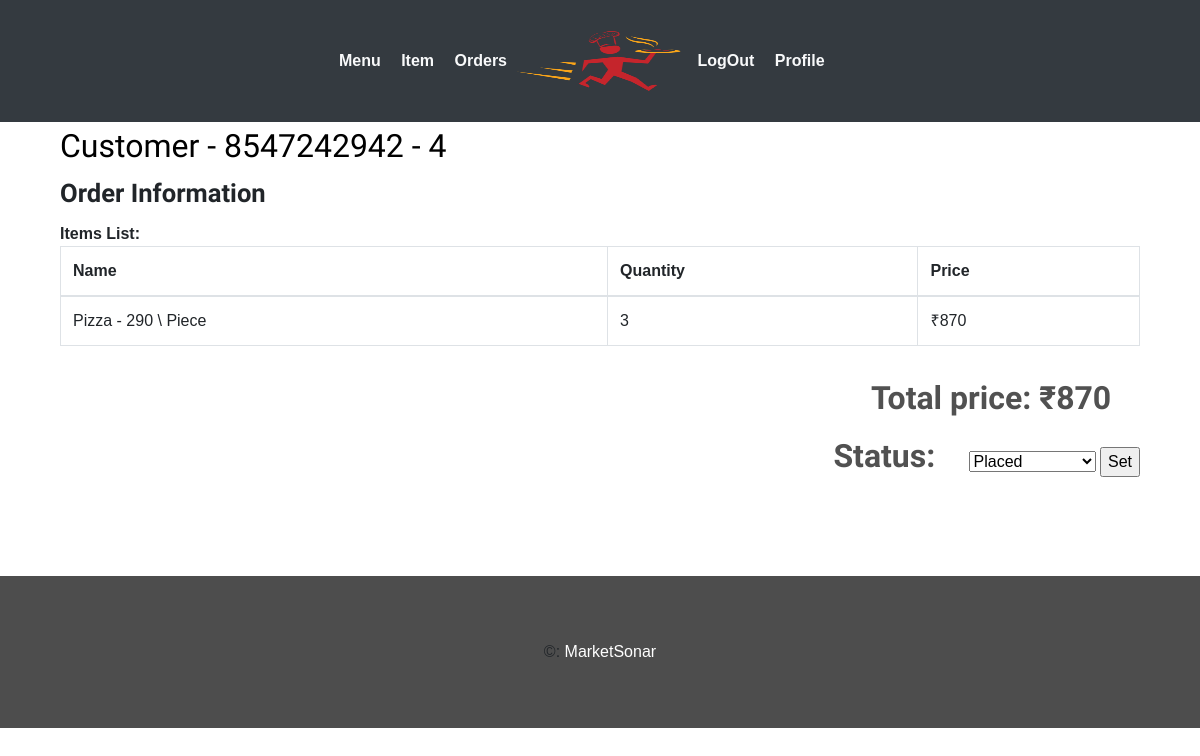
The app's page /food/restaurant/orderlist/ (signed in), older data.
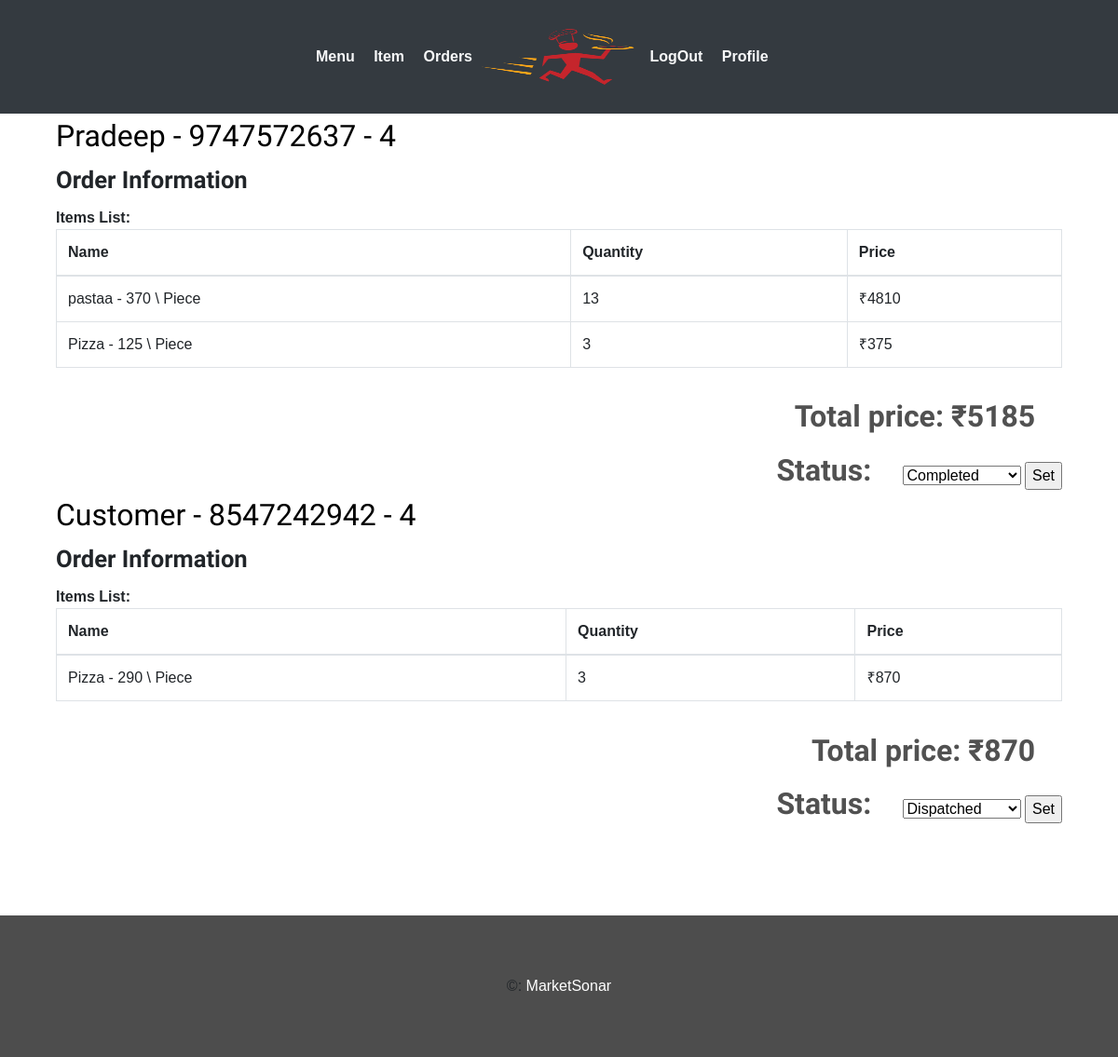
The same page, newer data.
### webapp/models.py (models this page shows, shortened)
class Customer(models.Model):
	user 		= models.OneToOneField(settings.AUTH_USER_MODEL,on_delete=models.CASCADE)
	f_name   	= models.CharField(max_length=20,blank=False,verbose_name='First Name')
	l_name		= models.CharField(max_length=20,blank=False,verbose_name='Last Name')
	phone 		= models.IntegerField(blank=False,unique=True,verbose_name='Mobile')

class Menu(models.Model):
	id 		 = models.AutoField(primary_key=True)
	item_id  = models.ForeignKey(Item,on_delete=models.CASCADE,verbose_name='Item Name')
	r_id     = models.ForeignKey(Restaurant,on_delete=models.CASCADE,verbose_name='Restaurant')
	price    = models.IntegerField(blank=False)
	quantity = models.IntegerField(blank=False,default=0)
	def __str__(self):
		return self.item_id.fname+'   - '+str(self.price)+'\t \ Piece'

class Item(models.Model):
	id 			= models.AutoField(primary_key=True)
	fname 		= models.CharField(max_length=30,blank=False,unique=True,verbose_name='Item')
	category 	= models.CharField(max_length=50,blank=False)
	rid			= models.IntegerField(null=False,default=-1,verbose_name='Restaurant')
	img			=models.ImageField(blank=False)

### webapp/views.py (the view, shortened to what this page needs)
# urls.py: path('restaurant/orderlist/',views.orderlist,name='orderlist'),
@login_required(login_url='/login/restaurant/')
def orderlist(request):
	if request.user.is_restaurant==False:
		return redirect('food:logout')
	orders = Order.objects.filter(r_id=request.user.restaurant.id).order_by('-timestamp')
	corders = []
	for order in orders:
		user = User.objects.filter(id=order.orderedBy.id)
		user = user[0]
		print(user.customer.f_name)
		corder = []
		if user.is_restaurant:
			corder.append(user.restaurant.rname)
			corder.append(user.restaurant.info)
		else:
			corder.append(user.customer.f_name)
			corder.append(user.customer.phone)
		items_list = orderItem.objects.filter(ord_id=order)
		items = []
		for item in items_list:
			citem = []
			citem.append(item.item_id)
			citem.append(item.quantity)
			menu = Menu.objects.filter(id=item.item_id.id)
			citem.append(menu[0].price*item.quantity)
			menu = 0
			items.append(citem)
		corder.append(items)
		corder.append(order.total_amount)
		corder.append(order.id)
		x = order.status
		if x == Order.ORDER_STATE_WAITING:
		    continue
		elif x == Order.ORDER_STATE_PLACED:
		    x = 1
		elif x == Order.ORDER_STATE_ACKNOWLEDGED:
			x = 2
		elif x == Order.ORDER_STATE_COMPLETED:
			x = 3
		elif x == Order.ORDER_STATE_DISPATCHED:
			x = 4
		elif x == Order.ORDER_STATE_CANCELLED:
			x = 5
		else:
			continue
		corder.append(x)
		corder.append(order.delivery_addr)
		corders.append(corder)
	context = {
		"orders" : corders,
	}
	return render(request,"webapp/order-list.html",context)

### webapp/templates/webapp/order-list.html (shortened to what this page needs)
{% extends 'webapp/base2.html' %}
{% block body %}
{% for order in orders %}
            <div class="container">
                    <div class="col-md-12 restaurent-title">
                        <div class="logo-title" style="border: 0;">
                            <h4>{{order.0}} - {{order.1}} - {{order.6}}</h4>
                        </div>
                    </div>
                    <div class="col-md-12 order-form-grid  wow fadeInLeft">
                        <h5>Order Information</h5>
                        <span>Items List:</span>
                        <div>
                            <table class="table table-hover table-bordered">
                                <thead>
                                    <th>
                                        Name
                                    </th>
                                    <th>
                                        Quantity
                                    </th>
                                    <th>
                                        Price
                                    </th>
                                </thead>
                                {% for x in order.2 %}
                                    <tr><td>{{x.0}}</td><td>{{x.1}}</td><td>&#x20b9;{{x.2}}</td></tr>
                                {% endfor %}
                            </table>
                        </div>
                    </div>
                    <div class="col-md-12 buy"  style="display: inline-block;">
                        <form action="" method="POST">{% csrf_token %}
                        <span>Total price: &#x20b9;{{order.3}}</span>
                        <span  style="display: inline;">Status:</span>
                        <select name="orderstatus">
                            {% if order.5 == 1 %}
                            <option value="1" selected>Placed</option>
                            {% endif %}
                            {% if order.5 == 3 %}
                            <option value="3" selected>Completed</option>
                            {% endif %}
                            {% if order.5 == 4 %}
                            <option value="4" selected>Dispatched</option>
                            {% endif %}
                        </select>
                        <input type="submit" value="Set" name="submit"/>
                        </form>
                    </div>
        </div>
{% endfor %}
{% endblock %}

### webapp/templates/webapp/base2.html (shortened to what this page needs)
<!DOCTYPE html>
<html>
<head>
   {% load static %}
  <link rel="stylesheet" type="text/css" href="{% static 'webapp/css/bootstrap.min.css'%}">
  <link href="/static/webapp/css/style.css" rel="stylesheet" type="text/css" media="all" />
  <link rel='stylesheet' href='https://maxcdn.bootstrapcdn.com/font-awesome/4.5.0/css/font-awesome.min.css' >
  <link href="//netdna.bootstrapcdn.com/bootstrap/3.0.0/css/bootstrap-glyphicons.css" rel="stylesheet">
  <link href="static/webapp/css/animate.css" rel='stylesheet' type='text-center/css' />
  </head>
  <body>
	<nav class="navbar navbar-expand-lg navbar-light bg-dark">
   		 <div class="container-fluid">
   		 	 <div class="navbar-collapse collapse w-100 dual-collapse2 order-1 order-md-0">
        <ul class="navbar-nav ml-auto text-center">
            {% if request.user.is_authenticated %}
            <li class="nav-item">
                <a class="nav-link text-light" href="{% url  'food:mmenu' %}"><font size="3">&nbsp;<strong>Menu </strong></font></a>
            </li>
            <li class="nav-item">
                <a class="nav-link text-light" href="{% url  'food:item' %}"><font size="3">&nbsp;<strong>Item </strong></font></a>
            </li>
             <li class="nav-item">
                <a class="nav-link text-light" href="{% url  'food:orderlist' %}"><font size="3">&nbsp;<strong>Orders</strong></font></a>
            </li>
            {% else %}
            <li class="nav-item active">
                <a class="nav-link text-light" href="{% url 'food:index' %}"><font size="3">&nbsp; <strong>Home</strong> </font></a>
            </li>
            {% endif %}
        </ul>
    </div>
    <div class="mx-auto my-2 order-0 order-md-1 position-relative">
        <a class="mx-auto" href="#">
            <img  src="/static/webapp/images/logo.png" style="height: 90px;width: 170px;" alt="Home" class="rounded-circle img-responsive">
        </a>
    </div>
    <div class="navbar-collapse collapse w-100 dual-collapse2 order-2 order-md-2">
        <ul class="navbar-nav mr-auto text-center">
          {% if request.user.is_authenticated %}
            <li class="nav-item">
                <a class="nav-link text-light " href="{% url 'food:logout' %}"><font size="3"> &nbsp;<strong>LogOut </strong> </font></a>
            </li>
            <li class="nav-item">
                <a class="nav-link text-light " href="{%url 'food:rprofile' %}"><font size="3"> &nbsp;<strong>Profile</strong></font></a>
            </li>
            {% endif %}
        </ul>
    </div>
</div>
</nav>
{% block body %}
{% endblock %}
<br>
<br>
<br>
<br>
<div class="footer">
    <div class="container-fluid">
    <div class="footer-copyright text-center py-3">©:
        <a href="#"> MarketSonar</a>
      </div>
  </div>
</div>
</body>
</html>

### webapp/static/webapp/css/style.css (style rules this page uses)
body { padding:0; margin:0; font-family: 'Source Sans Pro', sans-serif; }
body a { transition:0.5s all; -webkit-transition:0.5s all; -moz-transition:0.5s all; -o-transition:0.5s all; -ms-transition:0.5s all; }
input[type="button"],input[type="submit"] { transition:0.5s all; -webkit-transition:0.5s all; -moz-transition:0.5s all; -o-transition:0.5s all; -ms-transition:0.5s all; }
h1,h2,h3,h4,h5,h6 { margin:0; }
ul { margin:0; padding:0; }
.footer { padding:3em 0; background:#4D4D4D; }
.footer a { color:#FFF; }
.order-form-grid h5 { font-size:1.6em; font-weight:700; margin-bottom:0.5em; font-family: 'Lobster Two', cursive; }
.order-form-grid span { font-size:16px; font-weight:600; }
.restaurent-title h4 { color:#000000; font-size:2em; font-weight:500; font-family: 'Lobster Two', cursive; margin:5px 0 12px 0; }
.logo-title { border-bottom:1px dotted #000000; width: 63%; margin-bottom: 0.8em; }
.buy { text-align:right; margin-top: 0.8em; }
.buy span { color:#515151; font-size:2em; font-weight:600; display: block; margin: 0 0.9em 0.3em 0; font-family: 'Lobster Two', cursive; }

Row changes from the older to the newer data that the page shows:
added Customer: f_name "Pradeep"
added Menu: item_id+price "pastaa - 370 \\ Piece", x "13", x "4810", shown under "Pradeep"
added Menu: item_id+price "Pizza - 125 \\ Piece", x "3", x "375", shown under "Pradeep"
Text that changed along with them:
form field orderstatus: "Placed" → "Dispatched"
new list line: "- 9747572637 - 4 Order Information Items List: Name Quantity Price Total price: ₹ 5185 Status: Completed Set"
